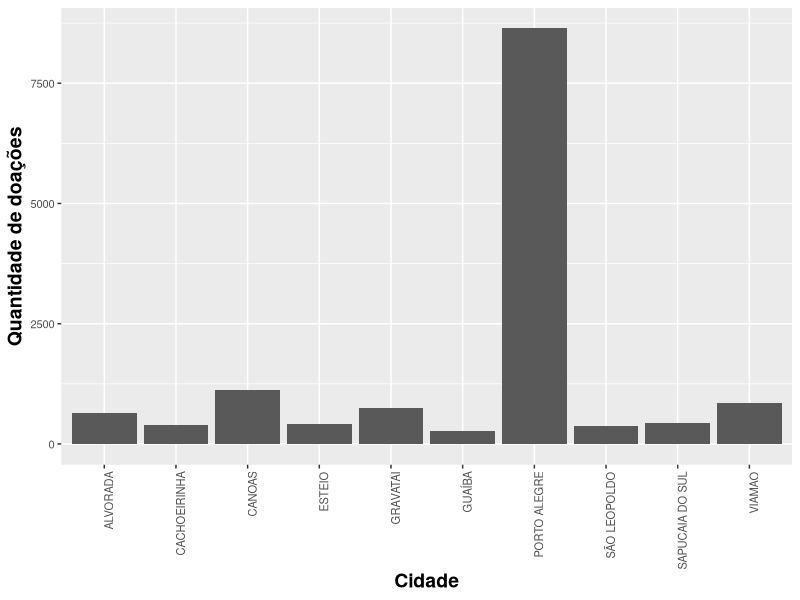
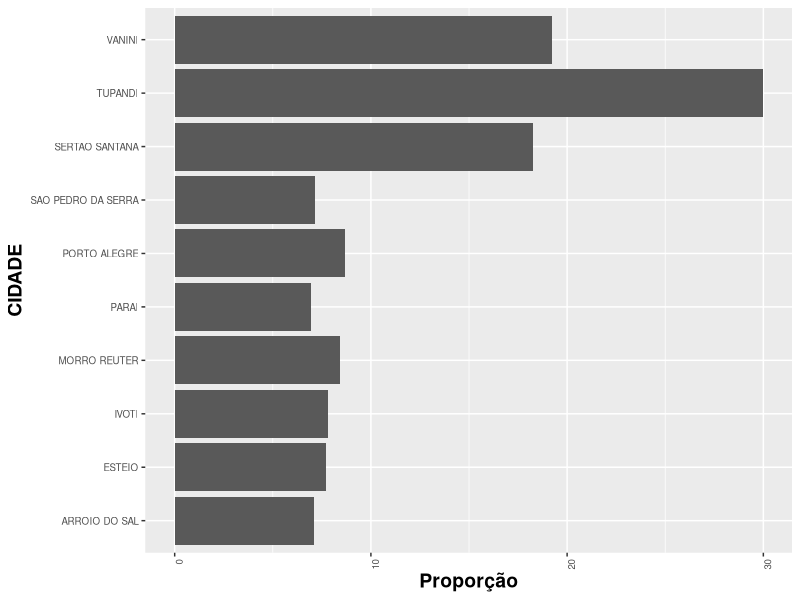
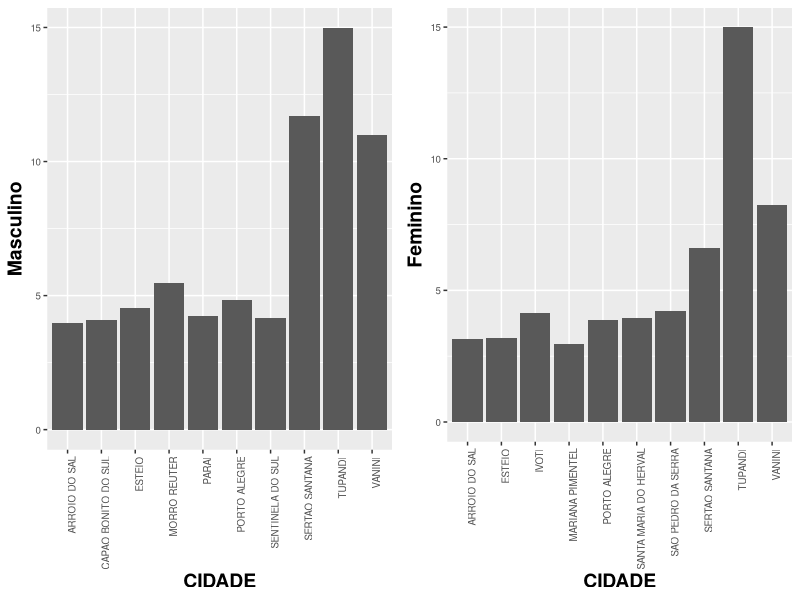
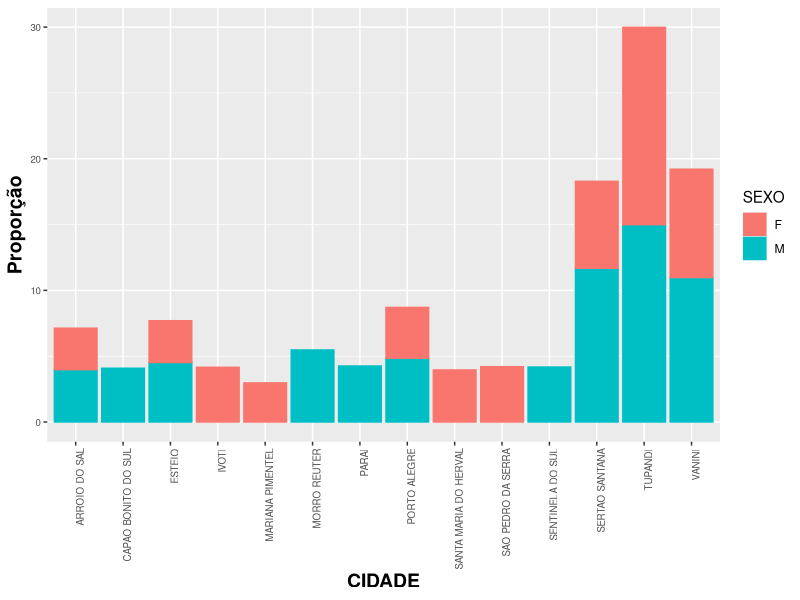
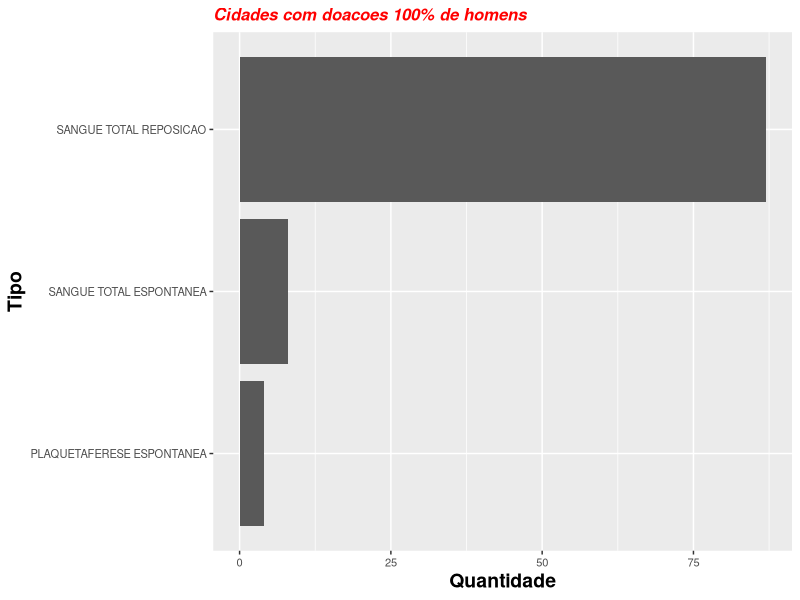
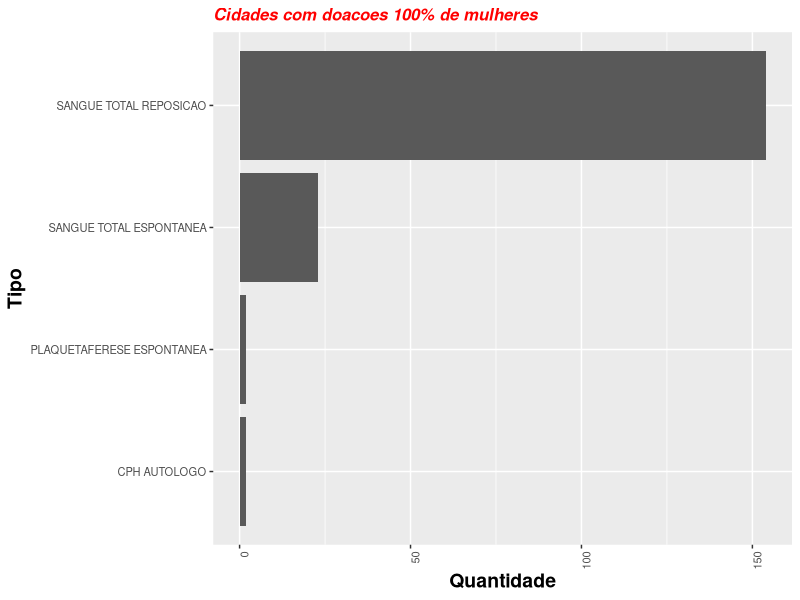
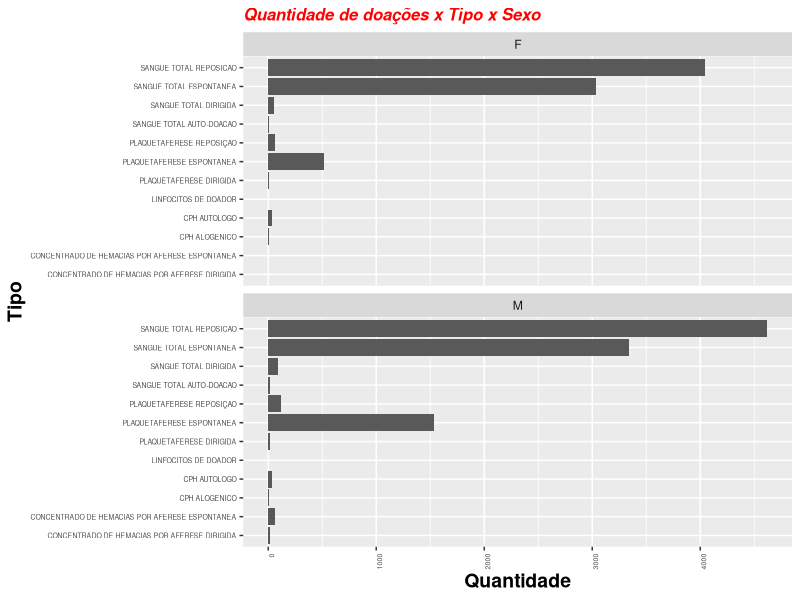
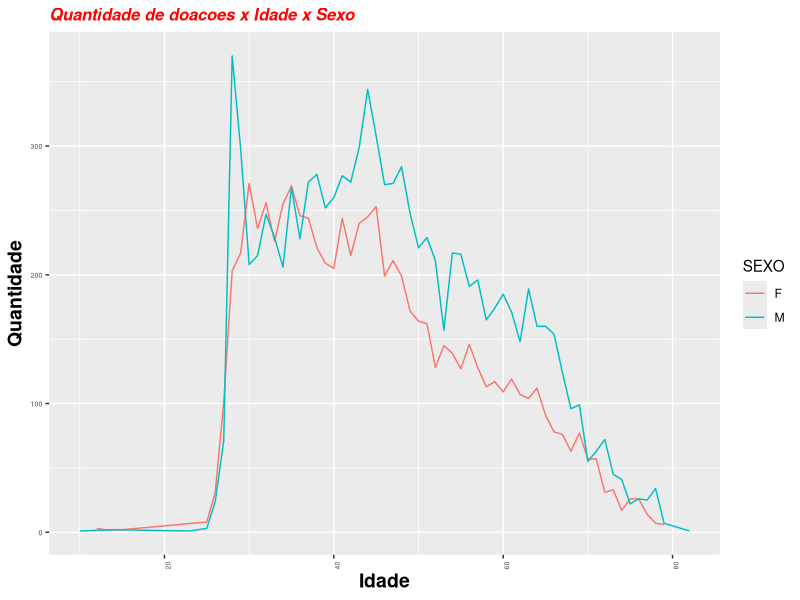

Generate these figures, in order, with R:
## ---- chunk 1
library(tidyverse)
library(gridExtra)
library(readr)
library(stringr)
library(reshape2)
library(stringi)

# SE ESTIVER USANDO MAC, Setando Encoding
Sys.setlocale("LC_ALL", "pt_BR.UTF-8")
## ---- chunk 2
doacoes <- read.csv2(file = 'doacao-Table 1.csv')
head(doacoes)
## ---- chunk 3
nrow(doacoes)
## ---- chunk 4
doacoes <- subset(doacoes, select = -c(ID) )
## ---- chunk 5
summary(doacoes)
## ---- chunk 6
summary(doacoes$TIPO_SANGUE)
## ---- chunk 7
cidades <- table(doacoes$CIDADE)
head(cidades)
## ---- chunk 8
length(cidades)
## ---- chunk 9
cidades <- as.data.frame(cidades)
colnames(cidades) <- c("Cidade", "Doacoes")
head(cidades)
## ---- chunk 10
order.donnations <- with(cidades, order(-Doacoes))
first_ten <- head(cidades[order.donnations,],  10)
first_ten
## ---- chunk 11
first_ten %>% 
  ggplot(mapping = aes(x = Cidade, y = Doacoes))+
  geom_col() +
  ylab("Quantidade de doações")+
  theme(axis.text=element_text(size=8),
        axis.text.x = element_text(angle = 90, hjust = 1),
        axis.title=element_text(size=14,face="bold"))

## ---- chunk 12
pop_cidades <- read.csv2(file = '20170831populacao-municipio-sexo-fx-2016.csv', sep = ";")
head(pop_cidades)
## ---- chunk 13
pop_cidades$MUNICIPIO <- str_to_upper(pop_cidades$MUNICIPIO)
doacoes$CIDADE <- str_to_upper(doacoes$CIDADE)

head(pop_cidades)
## ---- chunk 14
colnames(pop_cidades)[2]  <- "CIDADE"
head(pop_cidades)
## ---- chunk 15
aux <- doacoes %>%
  filter(str_detect(CIDADE,"SÃO"))

print(aux$CIDADE[1:2])

aux <- doacoes %>%
  filter(str_detect(CIDADE,"SAO"))

print(aux$CIDADE[1:2])

#Removendo acentuação.
doacoes$CIDADE <- stri_trans_general(doacoes$CIDADE,"Latin-ASCII")

# VALORES COM ACENTUAÇÃO
doacoes %>%
  filter(str_detect(CIDADE,"GRAVATAÍ")) %>%
  head() %>%
  print()

# VALORES SEM ACENTUAÇÃO
doacoes %>%
  filter(str_detect(CIDADE,"GRAVATAI")) %>%
  head() %>%
  print()
  
pop_cidades$CIDADE <- stri_trans_general(pop_cidades$CIDADE,"Latin-ASCII")
## ---- chunk 16
doacoes <- doacoes %>%
  left_join(pop_cidades, by = "CIDADE") 

head(doacoes)
## ---- chunk 17
doacoes$CIDADE <- factor(doacoes$CIDADE)

group_cidade <- group_by(doacoes, CIDADE, TOTAL, TOTAL_H, TOTAL_M)%>%
  summarise(DOACOES=n()) %>%
  arrange(-DOACOES)

group_cidade$PROPORCAO <- group_cidade$DOACOES/group_cidade$TOTAL

group_cidade <- group_cidade %>% 
  arrange(-PROPORCAO)

## ---- chunk 18
group_cidade %>% 
  head(n = 10) %>%
  ggplot(mapping = aes(x = CIDADE, y = PROPORCAO))+
  geom_bar(stat = "identity")+
  ylab("Proporção")+
  coord_flip()+
  theme(axis.text=element_text(size=7),
        axis.text.x = element_text(angle = 90, hjust = 1),
        axis.title=element_text(size=14,face="bold"))
## ---- chunk 19

# Começamos agrupando o nosso dataset por sexo.
group_cidade_sexo <- group_by(doacoes, CIDADE, TOTAL, TOTAL_H, TOTAL_M, SEXO)%>%
  summarise(DOACOES=n())

group_cidade_sexo$PROPORCAO <- group_cidade_sexo$DOACOES/group_cidade_sexo$TOTAL

#Ok, agora precisamos separar mulheres e homens já aproveitando para remover dados incompletos.
group_cidade_homens <- subset(group_cidade_sexo, SEXO == 'M')
group_cidade_homens <- group_cidade_homens[complete.cases(group_cidade_homens[,1:7]),]

group_cidade_mulheres <- subset(group_cidade_sexo, SEXO == 'F')
group_cidade_mulheres <- group_cidade_mulheres[complete.cases(group_cidade_mulheres[,1:7]),]

#Agora vamos filtrar somente as 10 cidades com maiores proporções de doação para cada sexo.
group_cidade_homens <- group_cidade_homens %>%
  arrange(-PROPORCAO) %>%
  head(n=10)

group_cidade_mulheres <- group_cidade_mulheres %>%
  arrange(-PROPORCAO) %>%
  head(n=10)

#Pronto, agora vamos agrupar novamente os dados para então plotarmos esses valores.
group_cidade_sexo <- union(group_cidade_homens, group_cidade_mulheres)

head(group_cidade_sexo)
## ---- chunk 20

plot_m <- group_cidade_sexo %>%
  subset(SEXO == 'M') %>%
  ggplot(mapping = aes(x = CIDADE, y = PROPORCAO))+
  geom_bar(stat = "identity")+
  ylab("Masculino")+
  theme(axis.text=element_text(size=7),
        axis.text.x = element_text(angle = 90, hjust = 1),
        axis.title=element_text(size=14,face="bold"))

plot_f <- group_cidade_sexo %>%
  subset(SEXO == 'F') %>%
  ggplot(mapping = aes(x = CIDADE, y = PROPORCAO))+
  geom_bar(stat = "identity")+
  ylab("Feminino")+
  theme(axis.text=element_text(size=7),
        axis.text.x = element_text(angle = 90, hjust = 1),
        axis.title=element_text(size=14,face="bold"))


grid.arrange(plot_m, plot_f, ncol = 2)
## ---- chunk 21
group_cidade_sexo %>%
  subset(CIDADE %in% group_cidade_sexo$CIDADE) %>%
  ggplot(mapping = aes(x = CIDADE, y = PROPORCAO, color= SEXO, fill=SEXO))+
  geom_bar(stat = "identity")+
  ylab("Proporção")+
  theme(axis.text=element_text(size=7),
        axis.text.x = element_text(angle = 90, hjust = 1),
        axis.title=element_text(size=14,face="bold"))  
## ---- chunk 22
nomes <- c("CAPAO BONITO DO SUL", "MORRO REUTER", "PARAI", "SENTINELA DO SUL")

doacoes %>%
  filter(CIDADE %in% nomes) %>%
  ggplot(mapping = aes(x = TIPO))+
  geom_bar()+
  labs(title="Cidades com doacoes 100% de homens")+
  ylab("Quantidade")+
  xlab("Tipo")+
  coord_flip()+
  theme(axis.text=element_text(size=8),
        plot.title = element_text(color="red", size=12, face="bold.italic"),
        axis.title=element_text(size=14,face="bold")) 
## ---- chunk 23
nomes <- c("IVOTI", "MARIANA PIMENTEL", "SANTA MARIA DO HERVAL", "SAO PEDRO DA SERRA")

doacoes %>%
  filter(CIDADE %in% nomes) %>%
  ggplot(mapping = aes(x = TIPO))+
  geom_bar()+
  labs(title="Cidades com doacoes 100% de mulheres")+
  ylab("Quantidade")+
  xlab("Tipo")+
  coord_flip()+
  theme(axis.text=element_text(size=8),
        plot.title = element_text(color="red", size=12, face="bold.italic"),
        axis.text.x = element_text(angle = 90, hjust = 1),
        axis.title=element_text(size=14,face="bold")) 
## ---- chunk 24
doacoes %>%
  ggplot(mapping = aes(x = TIPO))+
  geom_bar()+
  labs(title="Quantidade de doações x Tipo x Sexo")+
  ylab("Quantidade")+
  xlab("Tipo")+
  coord_flip()+
  theme(axis.text=element_text(size=5),
        plot.title = element_text(color="red", size=12, face="bold.italic"),
        axis.text.x = element_text(angle = 90, hjust = 1),
        axis.title=element_text(size=14,face="bold"))+
  facet_wrap(~ SEXO, ncol = 1)
## ---- chunk 25
calc_idade <- function(data_str) {
  data_nasc <- as.Date(as.character(data_str), format="%Y-%m-%d %H:%M:%S")
  years <- as.numeric(difftime(Sys.Date(), data_nasc, unit="weeks"))/52.25
  return(as.numeric(round(years)))
}
## ---- chunk 26
doacoes$IDADE <- sapply(doacoes$NASCIMENTO, calc_idade)
summary(doacoes$IDADE)
## ---- chunk 27
doacoes %>%
  group_by(IDADE, SEXO)%>%
  summarise(DOACOES=n()) %>%
  ggplot(mapping = aes(x = IDADE, y = DOACOES, color=SEXO))+
  geom_line()+
  labs(title="Quantidade de doacoes x Idade x Sexo")+
  ylab("Quantidade")+
  xlab("Idade")+
  theme(axis.text=element_text(size=5),
        plot.title = element_text(color="red", size=12, face="bold.italic"),
        axis.text.x = element_text(angle = 90, hjust = 1),
        axis.title=element_text(size=14,face="bold"))
## ---- chunk 28
doacoes %>%
  ggplot(mapping = aes(x = IDADE))+
  geom_histogram()+
  labs(title="Quantidade de doações x Tipo x Sexo")+
  ylab("Quantidade")+
  xlab("Idade")+
  theme(axis.text=element_text(size=5),
        plot.title = element_text(color="red", size=12, face="bold.italic"),
        axis.text.x = element_text(angle = 90, hjust = 1),
        axis.title=element_text(size=14,face="bold"))+
  facet_wrap(~ SEXO, ncol = 1)
## ---- chunk 29
poa_df <- subset(doacoes, doacoes$CIDADE == 'PORTO ALEGRE')

print('Sumário por bairros.')
summary(poa_df$BAIRRO)
## ---- chunk 30
poa_bairros_df <- poa_df[ poa_df$BAIRRO %in%  names(table(poa_df$BAIRRO))[table(poa_df$BAIRRO) > 100] , ]

poa_bairros_df %>% 
  ggplot(mapping = aes(x = BAIRRO))+
  geom_bar() +
  ylab("Número de Doadores")+
  labs(title="Quantidade Doadores por Bairro")+
  theme(axis.text=element_text(size=7),
        axis.text.x = element_text(angle = 90, hjust = 1),
        axis.title=element_text(size=14,face="bold"))
## ---- chunk 31
poa_bairros_df %>% 
  ggplot(mapping = aes(x = BAIRRO, color=SEXO, fill=SEXO))+
  geom_bar() +
  ylab("Número de Doadores")+
  labs(title="Quantidade Doadores por Bairro agrupado por Sexo")+
  theme(axis.text=element_text(size=7),
        axis.text.x = element_text(angle = 90, hjust = 1),
        axis.title=element_text(size=14,face="bold"))
## ---- chunk 32
doacoes %>% 
  ggplot(mapping = aes(x = IDADE))+
  geom_histogram(binwidth = 1)+
  ylab("Quantidade")+
  theme(axis.text=element_text(size=7),
        axis.title=element_text(size=14,face="bold"))
## ---- chunk 33
doacoes %>%
  ggplot(mapping = aes(SEXO, IDADE, color=SEXO))+
  geom_boxplot()
## ---- chunk 34
doacoes %>% 
  ggplot(mapping = aes(x = IDADE))+
  geom_histogram(binwidth = 2)+
  ylab("Quantidade")+
  theme(axis.text=element_text(size=7),
        axis.title=element_text(size=14,face="bold"))+
  facet_wrap( ~ SEXO, ncol = 2)
## ---- chunk 35
doacoes %>% 
  subset(CIDADE == 'PORTO ALEGRE') %>%
  ggplot(mapping = aes(x = IDADE))+
  geom_histogram(binwidth = 2)+
  ylab("Quantidade")+
  theme(axis.text=element_text(size=7),
        axis.title=element_text(size=14,face="bold"))+
  facet_wrap( ~ SEXO, ncol = 2)
## ---- chunk 36
doacoes[ doacoes$CIDADE %in%  names(table(doacoes$CIDADE))[table(doacoes$CIDADE) > 250] , ] %>% 
  subset(CIDADE != 'PORTO ALEGRE') %>%
  ggplot(mapping = aes(x = IDADE))+
  geom_histogram(binwidth = 1)+
  ylab("Quantidade")+
  theme(axis.text=element_text(size=7),
        axis.title=element_text(size=14,face="bold"))+
  facet_wrap( ~CIDADE, ncol = 2)
